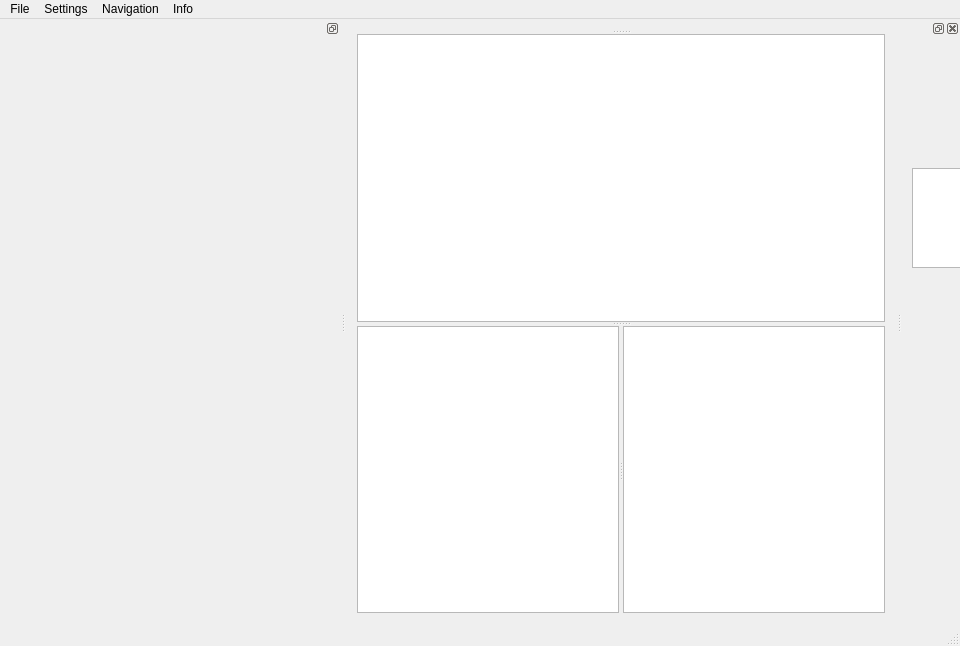
<?xml version="1.0" encoding="UTF-8"?>
<ui version="4.0">
 <author>hasherezade</author>
 <class>MainWindow</class>
 <widget class="QMainWindow" name="MainWindow">
  <property name="windowModality">
   <enum>Qt::ApplicationModal</enum>
  </property>
  <property name="geometry">
   <rect>
    <x>0</x>
    <y>0</y>
    <width>960</width>
    <height>646</height>
   </rect>
  </property>
  <property name="minimumSize">
   <size>
    <width>100</width>
    <height>300</height>
   </size>
  </property>
  <property name="focusPolicy">
   <enum>Qt::StrongFocus</enum>
  </property>
  <property name="windowTitle">
   <string>ViDi Visual Disassembler</string>
  </property>
  <property name="windowIcon">
   <iconset resource="application.qrc">
    <normaloff>:/favicon.ico</normaloff>:/favicon.ico</iconset>
  </property>
  <property name="windowOpacity">
   <double>1.000000000000000</double>
  </property>
  <property name="layoutDirection">
   <enum>Qt::LeftToRight</enum>
  </property>
  <property name="autoFillBackground">
   <bool>true</bool>
  </property>
  <property name="tabShape">
   <enum>QTabWidget::Rounded</enum>
  </property>
  <widget class="QWidget" name="centralWidget">
   <layout class="QGridLayout" name="gridLayout">
    <item row="0" column="0">
     <layout class="QVBoxLayout" name="verticalLayout">
      <property name="spacing">
       <number>0</number>
      </property>
      <property name="sizeConstraint">
       <enum>QLayout::SetMinAndMaxSize</enum>
      </property>
      <item>
       <widget class="QSplitter" name="upperSplitter">
        <property name="orientation">
         <enum>Qt::Vertical</enum>
        </property>
        <widget class="QSplitter" name="splitter_4">
         <property name="sizePolicy">
          <sizepolicy hsizetype="Expanding" vsizetype="Maximum">
           <horstretch>0</horstretch>
           <verstretch>0</verstretch>
          </sizepolicy>
         </property>
         <property name="orientation">
          <enum>Qt::Horizontal</enum>
         </property>
        </widget>
        <widget class="DisasmView" name="disasmView">
         <property name="font">
          <font>
           <family>Consolas</family>
           <weight>75</weight>
           <bold>true</bold>
          </font>
         </property>
         <property name="autoFillBackground">
          <bool>true</bool>
         </property>
         <property name="showGrid">
          <bool>false</bool>
         </property>
         <property name="gridStyle">
          <enum>Qt::NoPen</enum>
         </property>
         <property name="wordWrap">
          <bool>false</bool>
         </property>
         <attribute name="horizontalHeaderStretchLastSection">
          <bool>true</bool>
         </attribute>
        </widget>
        <widget class="QSplitter" name="splitter_3">
         <property name="sizePolicy">
          <sizepolicy hsizetype="Expanding" vsizetype="Expanding">
           <horstretch>0</horstretch>
           <verstretch>0</verstretch>
          </sizepolicy>
         </property>
         <property name="orientation">
          <enum>Qt::Horizontal</enum>
         </property>
         <widget class="DisasmView" name="yesView">
          <property name="font">
           <font>
            <family>Consolas</family>
            <weight>75</weight>
            <bold>true</bold>
           </font>
          </property>
          <property name="autoFillBackground">
           <bool>true</bool>
          </property>
          <property name="showGrid">
           <bool>false</bool>
          </property>
          <property name="gridStyle">
           <enum>Qt::NoPen</enum>
          </property>
          <property name="wordWrap">
           <bool>false</bool>
          </property>
          <attribute name="horizontalHeaderStretchLastSection">
           <bool>true</bool>
          </attribute>
         </widget>
         <widget class="DisasmView" name="noView">
          <property name="font">
           <font>
            <family>Consolas</family>
            <weight>75</weight>
            <bold>true</bold>
           </font>
          </property>
          <property name="autoFillBackground">
           <bool>true</bool>
          </property>
          <property name="showGrid">
           <bool>false</bool>
          </property>
          <property name="gridStyle">
           <enum>Qt::NoPen</enum>
          </property>
          <property name="wordWrap">
           <bool>false</bool>
          </property>
          <attribute name="horizontalHeaderStretchLastSection">
           <bool>true</bool>
          </attribute>
         </widget>
        </widget>
       </widget>
      </item>
     </layout>
    </item>
   </layout>
  </widget>
  <widget class="QMenuBar" name="menuBar">
   <property name="geometry">
    <rect>
     <x>0</x>
     <y>0</y>
     <width>960</width>
     <height>21</height>
    </rect>
   </property>
   <widget class="QMenu" name="menuAbout">
    <property name="title">
     <string>Info</string>
    </property>
   </widget>
   <widget class="QMenu" name="menuSettings">
    <property name="title">
     <string>Settings</string>
    </property>
   </widget>
   <widget class="QMenu" name="menuFile">
    <property name="title">
     <string>File</string>
    </property>
   </widget>
   <widget class="QMenu" name="menuNavigation">
    <property name="title">
     <string>Navigation</string>
    </property>
   </widget>
   <addaction name="menuFile"/>
   <addaction name="menuSettings"/>
   <addaction name="menuNavigation"/>
   <addaction name="menuAbout"/>
  </widget>
  <widget class="QStatusBar" name="statusBar"/>
  <widget class="QDockWidget" name="dockWidget_2">
   <property name="minimumSize">
    <size>
     <width>340</width>
     <height>38</height>
    </size>
   </property>
   <property name="features">
    <set>QDockWidget::DockWidgetFloatable|QDockWidget::DockWidgetMovable</set>
   </property>
   <attribute name="dockWidgetArea">
    <number>1</number>
   </attribute>
   <widget class="QWidget" name="dockWidgetContents_2">
    <widget class="QSplitter" name="splitter_2">
     <property name="geometry">
      <rect>
       <x>10</x>
       <y>0</y>
       <width>329</width>
       <height>579</height>
      </rect>
     </property>
     <property name="sizePolicy">
      <sizepolicy hsizetype="Expanding" vsizetype="Expanding">
       <horstretch>0</horstretch>
       <verstretch>0</verstretch>
      </sizepolicy>
     </property>
     <property name="minimumSize">
      <size>
       <width>0</width>
       <height>0</height>
      </size>
     </property>
     <property name="orientation">
      <enum>Qt::Vertical</enum>
     </property>
     <property name="opaqueResize">
      <bool>true</bool>
     </property>
     <widget class="QFrame" name="importsFrame">
      <layout class="QVBoxLayout" name="filesLayout_3">
       <property name="spacing">
        <number>5</number>
       </property>
       <property name="margin">
        <number>0</number>
       </property>
       <item>
        <widget class="QSplitter" name="splitter_5">
         <property name="sizePolicy">
          <sizepolicy hsizetype="Expanding" vsizetype="Maximum">
           <horstretch>0</horstretch>
           <verstretch>0</verstretch>
          </sizepolicy>
         </property>
         <property name="orientation">
          <enum>Qt::Horizontal</enum>
         </property>
        </widget>
       </item>
       <item>
        <widget class="QFrame" name="functionsFrame">
         <layout class="QVBoxLayout" name="filesLayout_5">
          <property name="spacing">
           <number>5</number>
          </property>
          <property name="margin">
           <number>0</number>
          </property>
          <item>
           <widget class="QSplitter" name="splitter_7">
            <property name="sizePolicy">
             <sizepolicy hsizetype="Expanding" vsizetype="Maximum">
              <horstretch>0</horstretch>
              <verstretch>0</verstretch>
             </sizepolicy>
            </property>
            <property name="orientation">
             <enum>Qt::Horizontal</enum>
            </property>
           </widget>
          </item>
         </layout>
        </widget>
       </item>
      </layout>
     </widget>
    </widget>
   </widget>
  </widget>
  <widget class="QDockWidget" name="dockWidget">
   <property name="sizePolicy">
    <sizepolicy hsizetype="Minimum" vsizetype="Preferred">
     <horstretch>0</horstretch>
     <verstretch>0</verstretch>
    </sizepolicy>
   </property>
   <attribute name="dockWidgetArea">
    <number>2</number>
   </attribute>
   <widget class="QWidget" name="dockWidgetContents">
    <widget class="QFrame" name="filesFrame">
     <property name="geometry">
      <rect>
       <x>10</x>
       <y>130</y>
       <width>160</width>
       <height>100</height>
      </rect>
     </property>
     <layout class="QVBoxLayout" name="filesLayout">
      <property name="spacing">
       <number>5</number>
      </property>
      <property name="margin">
       <number>0</number>
      </property>
      <item>
       <widget class="QTreeView" name="fileView">
        <property name="showDropIndicator" stdset="0">
         <bool>false</bool>
        </property>
        <property name="alternatingRowColors">
         <bool>true</bool>
        </property>
        <property name="rootIsDecorated">
         <bool>false</bool>
        </property>
        <property name="itemsExpandable">
         <bool>false</bool>
        </property>
       </widget>
      </item>
     </layout>
    </widget>
   </widget>
  </widget>
  <action name="actionAbout">
   <property name="text">
    <string>About</string>
   </property>
  </action>
  <action name="actionAdd_new_section">
   <property name="checkable">
    <bool>true</bool>
   </property>
   <property name="checked">
    <bool>true</bool>
   </property>
   <property name="text">
    <string>Add new section</string>
   </property>
  </action>
  <action name="actionAdd_imports">
   <property name="checkable">
    <bool>true</bool>
   </property>
   <property name="checked">
    <bool>true</bool>
   </property>
   <property name="text">
    <string>Reuse imports</string>
   </property>
  </action>
  <action name="actionOpen">
   <property name="text">
    <string>Open PE</string>
   </property>
  </action>
  <action name="actionSave_as">
   <property name="text">
    <string>Save PE as..</string>
   </property>
  </action>
  <action name="action">
   <property name="text">
    <string>-</string>
   </property>
  </action>
  <action name="actionOpen_hooking_schema">
   <property name="text">
    <string>Open hooking schema</string>
   </property>
  </action>
  <action name="actionSave_hooking_schema">
   <property name="text">
    <string>Save hooking schema</string>
   </property>
  </action>
 </widget>
 <layoutdefault spacing="6" margin="11"/>
 <customwidgets>
  <customwidget>
   <class>DisasmView</class>
   <extends>QTableView</extends>
   <header>disasm_mv/DisasmView.h</header>
  </customwidget>
 </customwidgets>
 <resources>
  <include location="application.qrc"/>
 </resources>
 <connections/>
 <designerdata>
  <property name="gridDeltaX">
   <number>10</number>
  </property>
  <property name="gridDeltaY">
   <number>10</number>
  </property>
  <property name="gridSnapX">
   <bool>true</bool>
  </property>
  <property name="gridSnapY">
   <bool>true</bool>
  </property>
  <property name="gridVisible">
   <bool>true</bool>
  </property>
 </designerdata>
</ui>
